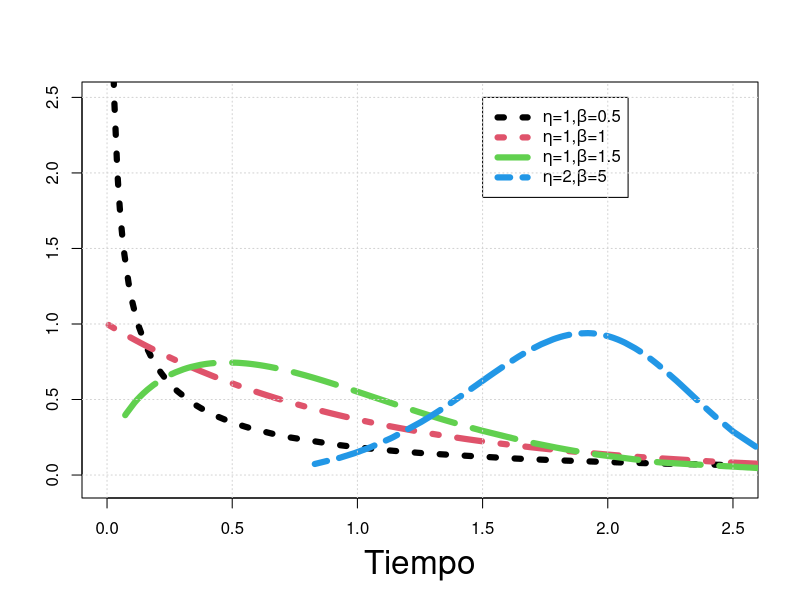
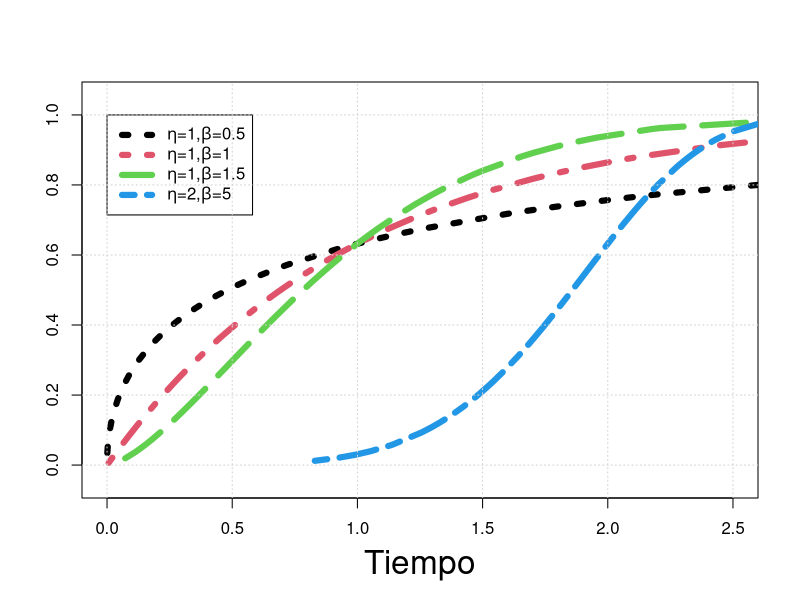
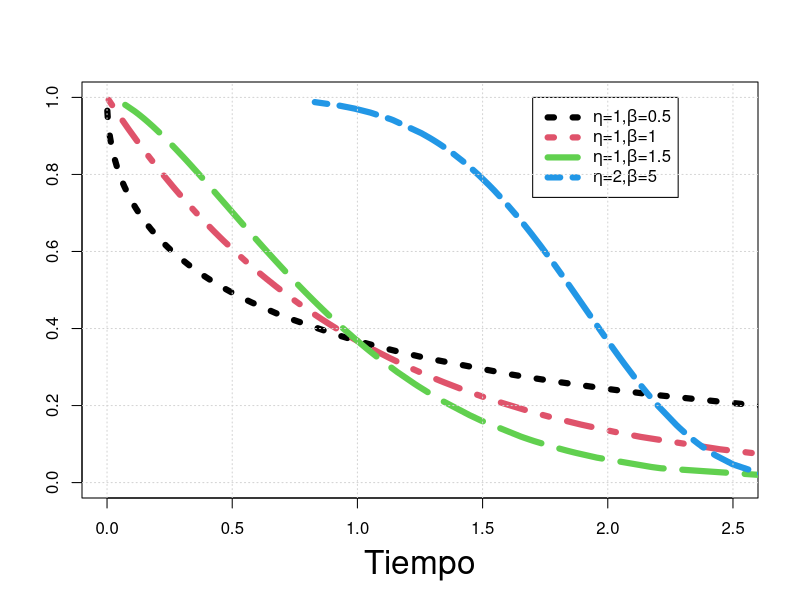
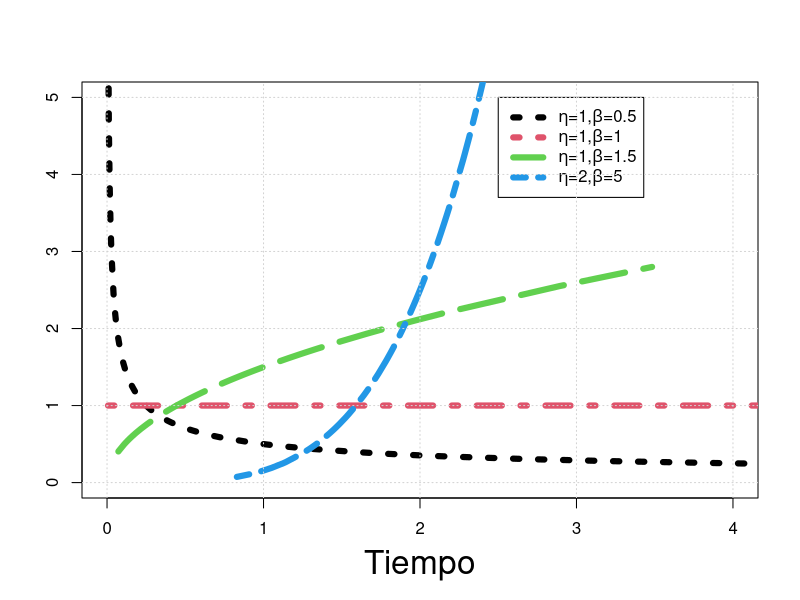

Recreate these plots in R, in order.



hazard=function(eta,beta,x)
{
  beta/eta*(x/eta)^(beta-1)  
}




vector=sort(rweibull(100,scale=1,shape=0.5))
y=dweibull(vector,scale=1,shape=0.5 )
d=pweibull(vector,scale=1,shape=0.5)
r=hazard(1,0.5,vector)

vector1=sort(rweibull(100,scale=1,shape=1))
y1=dweibull(vector1,scale=1,shape=1 )
d1=pweibull(vector1,scale=1,shape=1)
r1=hazard(1,1,vector1)


vector2=sort(rweibull(100,scale=1,shape=1.5))
y2=dweibull(vector2,scale=1,shape=1.5 )
d2=pweibull(vector2,scale=1,shape=1.5)
r2=hazard(1,1.5,vector2)


vector3=sort(rweibull(100,scale=2,shape=5))
y3=dweibull(vector3,scale=2,shape=5 )
d3=pweibull(vector3,scale=2,shape=5)
r3=hazard(2,5,vector3)


#GRAFICAS-------------
##############densidades
plot(vector,y,type="l",xlim=c(0,2.5),ylim=c(-0.05,2.5),col=1,xlab="Tiempo",ylab="",cex.lab=2, cex.main=2,lwd=6,lty=3)
legend(1.5,2.5,bg="white",c(expression(paste(eta,"=",1,"",",","",beta,"=",0.5)),
                            expression(paste(eta,"=",1,"",",","",beta,"=",1)),
                            expression(paste(eta,"=",1,"",",","",beta,"=",1.5)),
                            expression(paste(eta,"=",2,"",",","",beta,"=",5))),
       col=1:4,lwd=6,lty=3:6)
lines(vector1,y1,xlim=c(0,2.5),ylim=c(0,2.5),col=2,lwd=6,lty=4)
lines(vector2,y2,xlim=c(0,2.5),ylim=c(0,2.5),col=3,lwd=6,lty=5)
lines(vector3,y3,xlim=c(0,2.5),ylim=c(0,2.5),col=4,lwd=6,lty=6)
grid()


#distribuciones acumuladas
plot(vector,d,type="l",xlim=c(0,2.5),ylim=c(-0.05,1.05),col=1,xlab="Tiempo",ylab="",cex.lab=2, cex.main=2,lwd=6,lty=3)
legend(0,1,bg="white",c(expression(paste(eta,"=",1,"",",","",beta,"=",0.5)),
                            expression(paste(eta,"=",1,"",",","",beta,"=",1)),
                            expression(paste(eta,"=",1,"",",","",beta,"=",1.5)),
                            expression(paste(eta,"=",2,"",",","",beta,"=",5))),
       col=1:4,lwd=6,lty=3:6)
lines(vector1,d1,type="l",xlim=c(0,2.5),ylim=c(0,1),col=2,lwd=6,lty=4)
lines(vector2,d2,type="l",xlim=c(0,2.5),ylim=c(0,1),col=3,lwd=6,lty=5)
lines(vector3,d3,type="l",xlim=c(0,2.5),ylim=c(0,1),col=4,lwd=6,lty=6)
grid()

#funcion de confiabilidad

plot(vector,1-d,type="l",xlim=c(0,2.5),ylim=c(0,1),col=1,xlab="Tiempo",ylab="",cex.lab=2, cex.main=2,lwd=6,lty=3)
legend(1.7,1,bg="white",c(expression(paste(eta,"=",1,"",",","",beta,"=",0.5)),
                        expression(paste(eta,"=",1,"",",","",beta,"=",1)),
                        expression(paste(eta,"=",1,"",",","",beta,"=",1.5)),
                        expression(paste(eta,"=",2,"",",","",beta,"=",5))),
       col=1:4,lwd=6,lty=3:6)
lines(vector1,1-d1,type="l",xlim=c(0,2.5),ylim=c(0,1),col=2,lwd=6,lty=4)
lines(vector2,1-d2,type="l",xlim=c(0,2.5),ylim=c(0,1),col=3,lwd=6,lty=5)
lines(vector3,1-d3,type="l",xlim=c(0,2.5),ylim=c(0,1),col=4,lwd=6,lty=6)
grid()


#funcion de riesgo
plot(vector,r,type="l",col=1, ylim=c(0,5), xlim=c(0,4),xlab="Tiempo",ylab="",cex.lab=2, cex.main=2,lwd=6,lty=3)
legend(2.5,5,bg="white",c(expression(paste(eta,"=",1,"",",","",beta,"=",0.5)),
                        expression(paste(eta,"=",1,"",",","",beta,"=",1)),
                        expression(paste(eta,"=",1,"",",","",beta,"=",1.5)),
                        expression(paste(eta,"=",2,"",",","",beta,"=",5))),
       col=1:4,lwd=6,lty=3:6)
lines(vector1,r1,type="l",col=2,lwd=6,lty=4)
lines(vector2,r2,type="l",col=3,lwd=6,lty=5)
lines(vector3,r3,type="l",col=4,lwd=6,lty=6)
grid()



